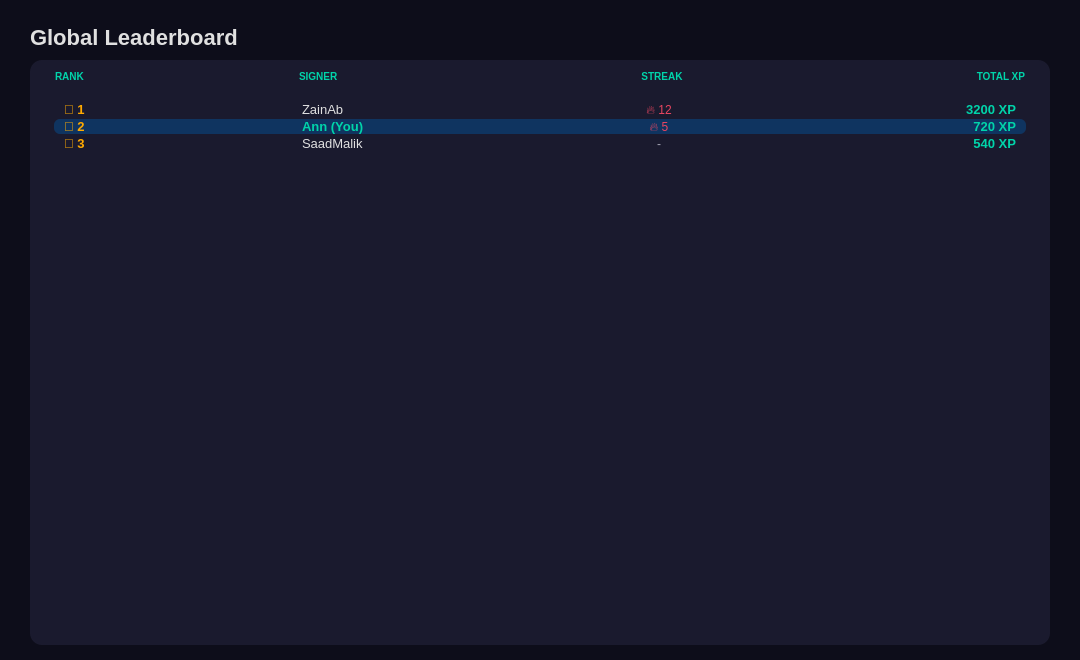
<?xml version='1.0' encoding='utf-8'?>
<ui version="4.0">
 <class>LeaderboardScreen</class>
 <widget class="QWidget" name="pageLeaderboard">
  <property name="geometry">
   <rect>
    <x>0</x>
    <y>0</y>
    <width>1080</width>
    <height>660</height>
   </rect>
  </property>
  <property name="styleSheet">
   <string>QWidget { background-color: #0d0d1a; }</string>
  </property>
  <layout class="QVBoxLayout" name="leaderboardOuterLayout">
   <property name="leftMargin">
    <number>30</number>
   </property>
   <property name="topMargin">
    <number>25</number>
   </property>
   <property name="rightMargin">
    <number>30</number>
   </property>
   <property name="bottomMargin">
    <number>15</number>
   </property>
   <property name="spacing">
    <number>10</number>
   </property>
   <item>
    <widget class="QLabel" name="leaderboardTitleLabel">
     <property name="text">
      <string>Global Leaderboard</string>
     </property>
     <property name="styleSheet">
      <string>QLabel { color: #e0e0e0; font-size: 22px; font-weight: bold; }</string>
     </property>
    </widget>
   </item>
   <item>
    <widget class="QFrame" name="leaderboardTableContainer">
     <property name="styleSheet">
      <string>QFrame { background-color: #1a1a2e; border-radius: 12px; }</string>
     </property>
     <layout class="QVBoxLayout" name="leaderboardTableLayout">
      <property name="leftMargin">
       <number>15</number>
      </property>
      <property name="topMargin">
       <number>10</number>
      </property>
      <property name="rightMargin">
       <number>15</number>
      </property>
      <property name="bottomMargin">
       <number>10</number>
      </property>
      <property name="spacing">
       <number>5</number>
      </property>
      <item>
       <layout class="QHBoxLayout" name="leaderboardHeaderRow">
        <property name="leftMargin">
         <number>10</number>
        </property>
        <property name="rightMargin">
         <number>10</number>
        </property>
        <item>
         <widget class="QLabel" name="lbHeaderRank">
          <property name="text">
           <string>RANK</string>
          </property>
          <property name="minimumWidth">
           <number>70</number>
          </property>
          <property name="maximumWidth">
           <number>70</number>
          </property>
          <property name="styleSheet">
           <string>QLabel { color: #00d4aa; font-size: 10px; font-weight: bold; background: transparent; }</string>
          </property>
         </widget>
        </item>
        <item>
         <widget class="QLabel" name="lbHeaderSigner">
          <property name="text">
           <string>SIGNER</string>
          </property>
          <property name="styleSheet">
           <string>QLabel { color: #00d4aa; font-size: 10px; font-weight: bold; background: transparent; }</string>
          </property>
         </widget>
        </item>
        <item>
         <widget class="QLabel" name="lbHeaderStreak">
          <property name="text">
           <string>STREAK</string>
          </property>
          <property name="alignment">
           <set>Qt::AlignCenter</set>
          </property>
          <property name="minimumWidth">
           <number>100</number>
          </property>
          <property name="maximumWidth">
           <number>100</number>
          </property>
          <property name="styleSheet">
           <string>QLabel { color: #00d4aa; font-size: 10px; font-weight: bold; background: transparent; }</string>
          </property>
         </widget>
        </item>
        <item>
         <widget class="QLabel" name="lbHeaderXp">
          <property name="text">
           <string>TOTAL XP</string>
          </property>
          <property name="alignment">
           <set>Qt::AlignRight|Qt::AlignVCenter</set>
          </property>
          <property name="minimumWidth">
           <number>100</number>
          </property>
          <property name="maximumWidth">
           <number>100</number>
          </property>
          <property name="styleSheet">
           <string>QLabel { color: #00d4aa; font-size: 10px; font-weight: bold; background: transparent; }</string>
          </property>
         </widget>
        </item>
       </layout>
      </item>
      <item>
       <widget class="QFrame" name="lbSeparator">
        <property name="minimumHeight">
         <number>2</number>
        </property>
        <property name="maximumHeight">
         <number>2</number>
        </property>
        <property name="styleSheet">
         <string>QFrame { background-color: #0f3460; }</string>
        </property>
       </widget>
      </item>
      <item>
       <widget class="QScrollArea" name="leaderboardScrollArea">
        <property name="widgetResizable">
         <bool>true</bool>
        </property>
        <property name="styleSheet">
         <string>QScrollArea { border: none; background: transparent; } QScrollBar:vertical { background: #0d0d1a; width: 8px; border-radius: 4px; } QScrollBar::handle:vertical { background: #0f3460; border-radius: 4px; }</string>
        </property>
        <widget class="QWidget" name="leaderboardScrollContents">
         <property name="styleSheet">
          <string>QWidget { background: transparent; }</string>
         </property>
         <layout class="QVBoxLayout" name="leaderboardRowsLayout">
          <property name="spacing">
           <number>2</number>
          </property>
          <item>
           <widget class="QFrame" name="lbRow1">
            <property name="minimumHeight">
             <number>45</number>
            </property>
            <property name="maximumHeight">
             <number>45</number>
            </property>
            <property name="styleSheet">
             <string>QFrame { background-color: transparent; border-radius: 6px; }</string>
            </property>
            <layout class="QHBoxLayout">
             <property name="leftMargin">
              <number>10</number>
             </property>
             <property name="topMargin">
              <number>0</number>
             </property>
             <property name="rightMargin">
              <number>10</number>
             </property>
             <property name="bottomMargin">
              <number>0</number>
             </property>
             <property name="spacing">
              <number>0</number>
             </property>
             <item>
              <widget class="QLabel" name="lbRow1Rank">
               <property name="text">
                <string>🥇 1</string>
               </property>
               <property name="minimumWidth">
                <number>70</number>
               </property>
               <property name="maximumWidth">
                <number>70</number>
               </property>
               <property name="styleSheet">
                <string>QLabel { color: #ffaa00; font-size: 13px; font-weight: bold; background: transparent; }</string>
               </property>
              </widget>
             </item>
             <item>
              <widget class="QLabel" name="lbRow1Name">
               <property name="text">
                <string>ZainAb</string>
               </property>
               <property name="styleSheet">
                <string>QLabel { color: #e0e0e0; font-size: 13px; background: transparent; }</string>
               </property>
              </widget>
             </item>
             <item>
              <widget class="QLabel" name="lbRow1Streak">
               <property name="text">
                <string>🔥 12</string>
               </property>
               <property name="alignment">
                <set>Qt::AlignCenter</set>
               </property>
               <property name="minimumWidth">
                <number>100</number>
               </property>
               <property name="maximumWidth">
                <number>100</number>
               </property>
               <property name="styleSheet">
                <string>QLabel { color: #e94560; font-size: 12px; background: transparent; }</string>
               </property>
              </widget>
             </item>
             <item>
              <widget class="QLabel" name="lbRow1Xp">
               <property name="text">
                <string>3200 XP</string>
               </property>
               <property name="alignment">
                <set>Qt::AlignRight|Qt::AlignVCenter</set>
               </property>
               <property name="minimumWidth">
                <number>100</number>
               </property>
               <property name="maximumWidth">
                <number>100</number>
               </property>
               <property name="styleSheet">
                <string>QLabel { color: #00d4aa; font-size: 13px; font-weight: bold; background: transparent; }</string>
               </property>
              </widget>
             </item>
            </layout>
           </widget>
          </item>
          <item>
           <widget class="QFrame" name="lbRow2You">
            <property name="minimumHeight">
             <number>45</number>
            </property>
            <property name="maximumHeight">
             <number>45</number>
            </property>
            <property name="styleSheet">
             <string>QFrame { background-color: #0f3460; border-radius: 6px; }</string>
            </property>
            <layout class="QHBoxLayout">
             <property name="leftMargin">
              <number>10</number>
             </property>
             <property name="topMargin">
              <number>0</number>
             </property>
             <property name="rightMargin">
              <number>10</number>
             </property>
             <property name="bottomMargin">
              <number>0</number>
             </property>
             <property name="spacing">
              <number>0</number>
             </property>
             <item>
              <widget class="QLabel" name="lbRow2Rank">
               <property name="text">
                <string>🥈 2</string>
               </property>
               <property name="minimumWidth">
                <number>70</number>
               </property>
               <property name="maximumWidth">
                <number>70</number>
               </property>
               <property name="styleSheet">
                <string>QLabel { color: #ffaa00; font-size: 13px; font-weight: bold; background: transparent; }</string>
               </property>
              </widget>
             </item>
             <item>
              <widget class="QLabel" name="lbRow2Name">
               <property name="text">
                <string>Ann (You)</string>
               </property>
               <property name="styleSheet">
                <string>QLabel { color: #00d4aa; font-size: 13px; font-weight: bold; background: transparent; }</string>
               </property>
              </widget>
             </item>
             <item>
              <widget class="QLabel" name="lbRow2Streak">
               <property name="text">
                <string>🔥 5</string>
               </property>
               <property name="alignment">
                <set>Qt::AlignCenter</set>
               </property>
               <property name="minimumWidth">
                <number>100</number>
               </property>
               <property name="maximumWidth">
                <number>100</number>
               </property>
               <property name="styleSheet">
                <string>QLabel { color: #e94560; font-size: 12px; background: transparent; }</string>
               </property>
              </widget>
             </item>
             <item>
              <widget class="QLabel" name="lbRow2Xp">
               <property name="text">
                <string>720 XP</string>
               </property>
               <property name="alignment">
                <set>Qt::AlignRight|Qt::AlignVCenter</set>
               </property>
               <property name="minimumWidth">
                <number>100</number>
               </property>
               <property name="maximumWidth">
                <number>100</number>
               </property>
               <property name="styleSheet">
                <string>QLabel { color: #00d4aa; font-size: 13px; font-weight: bold; background: transparent; }</string>
               </property>
              </widget>
             </item>
            </layout>
           </widget>
          </item>
          <item>
           <widget class="QFrame" name="lbRow3">
            <property name="minimumHeight">
             <number>45</number>
            </property>
            <property name="maximumHeight">
             <number>45</number>
            </property>
            <property name="styleSheet">
             <string>QFrame { background-color: transparent; border-radius: 6px; }</string>
            </property>
            <layout class="QHBoxLayout">
             <property name="leftMargin">
              <number>10</number>
             </property>
             <property name="topMargin">
              <number>0</number>
             </property>
             <property name="rightMargin">
              <number>10</number>
             </property>
             <property name="bottomMargin">
              <number>0</number>
             </property>
             <property name="spacing">
              <number>0</number>
             </property>
             <item>
              <widget class="QLabel" name="lbRow3Rank">
               <property name="text">
                <string>🥉 3</string>
               </property>
               <property name="minimumWidth">
                <number>70</number>
               </property>
               <property name="maximumWidth">
                <number>70</number>
               </property>
               <property name="styleSheet">
                <string>QLabel { color: #ffaa00; font-size: 13px; font-weight: bold; background: transparent; }</string>
               </property>
              </widget>
             </item>
             <item>
              <widget class="QLabel" name="lbRow3Name">
               <property name="text">
                <string>SaadMalik</string>
               </property>
               <property name="styleSheet">
                <string>QLabel { color: #e0e0e0; font-size: 13px; background: transparent; }</string>
               </property>
              </widget>
             </item>
             <item>
              <widget class="QLabel" name="lbRow3Streak">
               <property name="text">
                <string>-</string>
               </property>
               <property name="alignment">
                <set>Qt::AlignCenter</set>
               </property>
               <property name="minimumWidth">
                <number>100</number>
               </property>
               <property name="maximumWidth">
                <number>100</number>
               </property>
               <property name="styleSheet">
                <string>QLabel { color: #a0a0b0; font-size: 12px; background: transparent; }</string>
               </property>
              </widget>
             </item>
             <item>
              <widget class="QLabel" name="lbRow3Xp">
               <property name="text">
                <string>540 XP</string>
               </property>
               <property name="alignment">
                <set>Qt::AlignRight|Qt::AlignVCenter</set>
               </property>
               <property name="minimumWidth">
                <number>100</number>
               </property>
               <property name="maximumWidth">
                <number>100</number>
               </property>
               <property name="styleSheet">
                <string>QLabel { color: #00d4aa; font-size: 13px; font-weight: bold; background: transparent; }</string>
               </property>
              </widget>
             </item>
            </layout>
           </widget>
          </item>
          <item>
           <spacer>
            <property name="orientation">
             <enum>Qt::Vertical</enum>
            </property>
            <property name="sizeHint" stdset="0">
             <size>
              <width>20</width>
              <height>20</height>
             </size>
            </property>
           </spacer>
          </item>
         </layout>
        </widget>
       </widget>
      </item>
     </layout>
    </widget>
   </item>
  </layout>
 </widget>
 <resources />
 <connections />
</ui>
